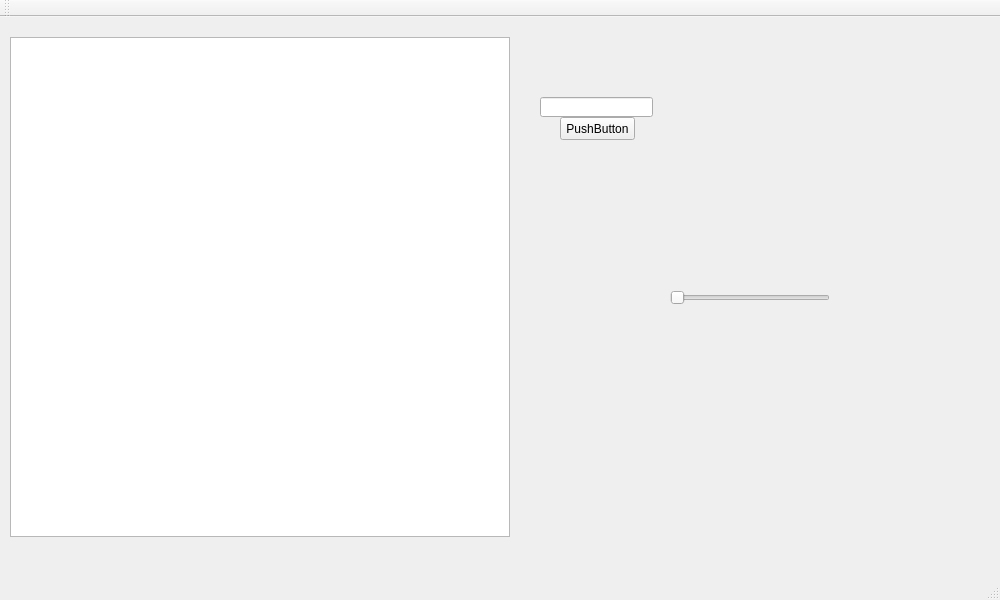
<?xml version="1.0" encoding="UTF-8"?>
<ui version="4.0">
 <class>astar</class>
 <widget class="QMainWindow" name="astar">
  <property name="geometry">
   <rect>
    <x>0</x>
    <y>0</y>
    <width>1000</width>
    <height>600</height>
   </rect>
  </property>
  <property name="windowTitle">
   <string>astar</string>
  </property>
  <widget class="QWidget" name="centralWidget">
   <widget class="QSlider" name="horizontalSlider">
    <property name="geometry">
     <rect>
      <x>670</x>
      <y>270</y>
      <width>160</width>
      <height>22</height>
     </rect>
    </property>
    <property name="minimum">
     <number>100</number>
    </property>
    <property name="maximum">
     <number>400</number>
    </property>
    <property name="value">
     <number>100</number>
    </property>
    <property name="orientation">
     <enum>Qt::Horizontal</enum>
    </property>
   </widget>
   <widget class="QGraphicsView" name="mapAreaGraphics">
    <property name="geometry">
     <rect>
      <x>10</x>
      <y>20</y>
      <width>500</width>
      <height>500</height>
     </rect>
    </property>
   </widget>
   <widget class="QPushButton" name="pushButton">
    <property name="geometry">
     <rect>
      <x>560</x>
      <y>100</y>
      <width>75</width>
      <height>23</height>
     </rect>
    </property>
    <property name="text">
     <string>PushButton</string>
    </property>
   </widget>
   <widget class="QLineEdit" name="lineEdit">
    <property name="geometry">
     <rect>
      <x>540</x>
      <y>80</y>
      <width>113</width>
      <height>20</height>
     </rect>
    </property>
   </widget>
  </widget>
  <widget class="QMenuBar" name="menuBar">
   <property name="geometry">
    <rect>
     <x>0</x>
     <y>0</y>
     <width>1000</width>
     <height>21</height>
    </rect>
   </property>
  </widget>
  <widget class="QToolBar" name="mainToolBar">
   <attribute name="toolBarArea">
    <enum>TopToolBarArea</enum>
   </attribute>
   <attribute name="toolBarBreak">
    <bool>false</bool>
   </attribute>
  </widget>
  <widget class="QStatusBar" name="statusBar"/>
 </widget>
 <layoutdefault spacing="6" margin="11"/>
 <resources/>
 <connections/>
</ui>
